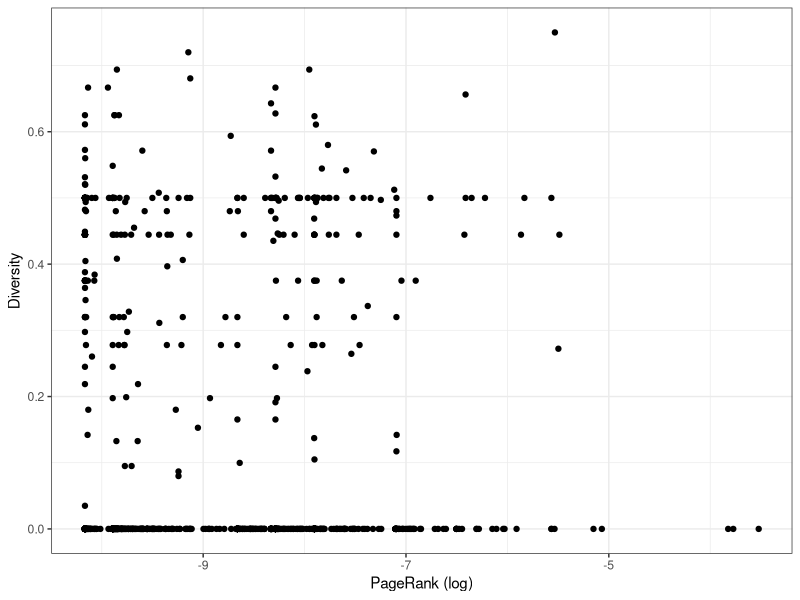
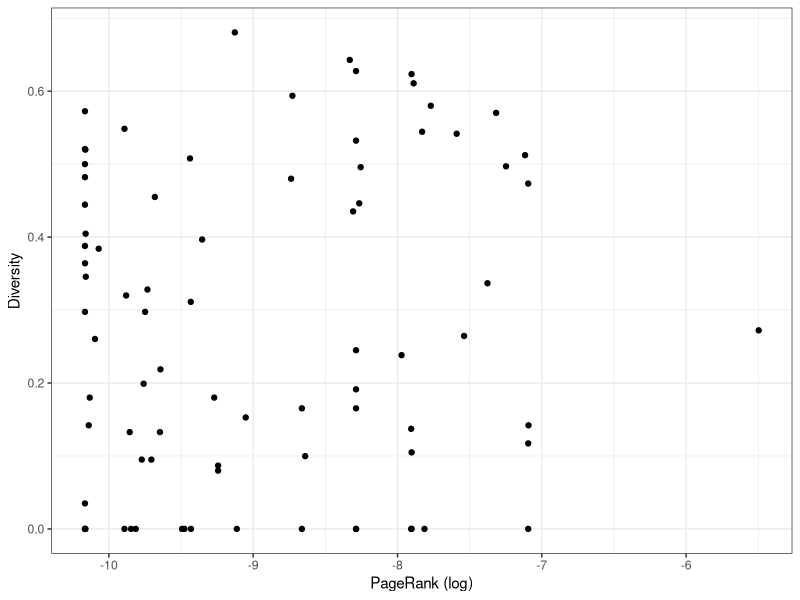
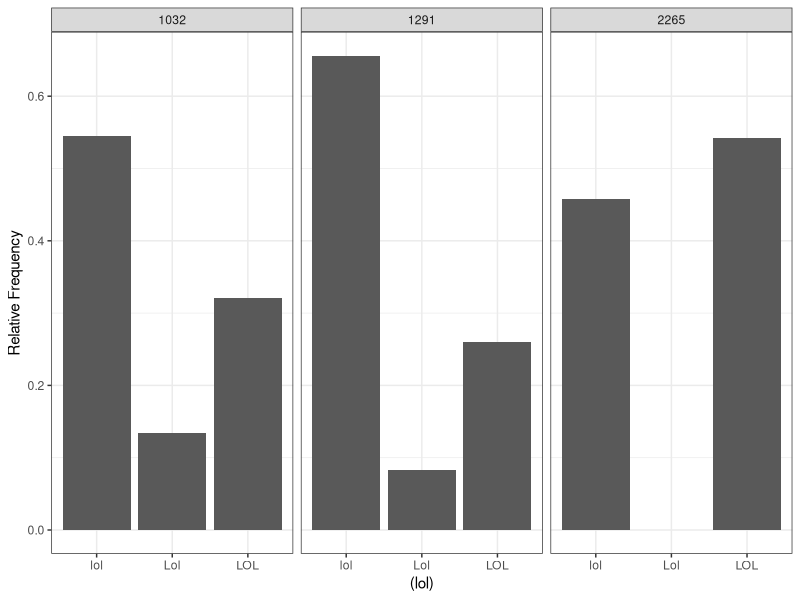
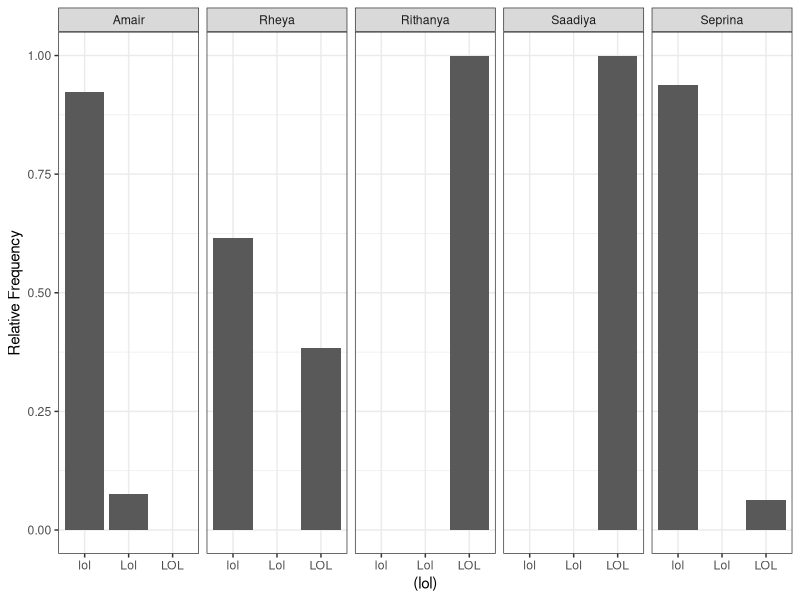
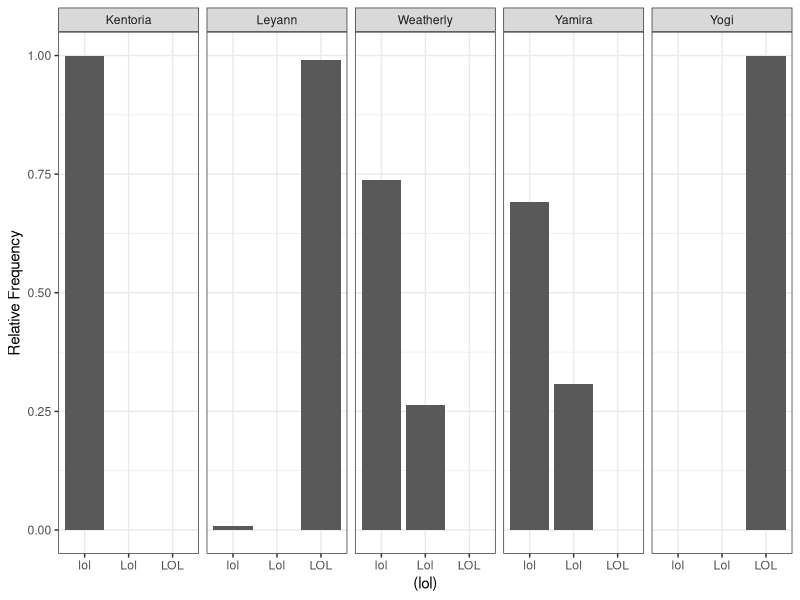

Reproduce these figures in R, in order.
#############################################################
#                                                           #
# This script analyzes Twitter data for variation of the    #
# linguistic variable (lol). Script should be run from the  #
# LaTeX write-up using knitr                                #
#                                                           #
# -Joshua McNeill (joshua dot mcneill at uga dot edu)       #
#                                                           #
#############################################################

## ---- load_packages_functions_data ----
library(knitr)
library(tools)
library(vegan)
library(ggplot2)

## Functions
# Get the Simpson's index of diversity for tokens of (lol)
getDiversity <- function(variants){
  divSimpson <- diversity(table(variants), index = "simpson")
  return(divSimpson)
}

# Get Simpson's index of diversity and centrality for each user individually
getDivByCent <- function(df, speaker, variable, centrality){
  diversities <- aggregate(eval(parse(text = paste0(df, "$", variable))),
                           list(eval(parse(text = paste0(df, "$", speaker)))),
                           getDiversity)
  centralities <- aggregate(eval(parse(text = paste0(df, "$", centrality))),
                            list(eval(parse(text = paste0(df, "$", speaker)))),
                            unique)
  divByCent <- merge(centralities, diversities, by = 1)
  colnames(divByCent) <- c(toTitleCase(speaker), toTitleCase(centrality), "Diversity")
  return(divByCent)
}

# Draw a scatter plot comparing Simpon's index of diversity and a centrality measure
graphDivByCent <- function(df, centrality) {
  divByCent <- getDivByCent(df, "utilisateur", "lol", centrality)
  colnames(divByCent) <- c("User", colnames(divByCent)[2:3])
  ggplot(divByCent,
         aes(x = log(eval(parse(text = toTitleCase(centrality)))),
             y = Diversity)) +
    theme_bw() +
    labs(x = paste(toTitleCase(centrality), "(log)")) +
    geom_point()
}

# Get the mode of a vector
getMode <- function(vector) {
  types <- unique(vector)
  types[which.max(tabulate(match(vector, types)))]
}

## Data
tweets <- read.csv("data/tweetsAnon.csv")
# Subset by orthographic variants of <lol> only
lol <- subset(tweets, grepl("l+(o+|u+|e+|a+w+)l+",
                            lol, perl = TRUE, ignore.case = TRUE))

# Identify active users, producing at least 10 tokens
Active <- data.frame(table(lol$utilisateur) >= 10)
Active$User <- row.names(Active)
usersActive <- Active[Active$table.lol.utilisateur.....10 == TRUE, 2]
rm(Active)
lolActive <- lol[is.element(lol$utilisateur, usersActive),]

# Create a data frame summarizing each community
communitiesModes <- aggregate(lol$lol, list(lol$communaute), getMode)
communitiesDivs <- aggregate(lol$lol, list(lol$communaute), getDiversity)
communitiesSize <- aggregate(lol$utilisateur, list(lol$communaute), unique)
communitiesSize[,3] <- sapply(communitiesSize$x, length)
communitiesModesDivs <- merge(communitiesModes, communitiesDivs, by = 1)
communitiesSummary <- merge(communitiesModesDivs, communitiesSize, by = 1)
rm(list = c("communitiesModes", "communitiesDivs", "communitiesSize", "communitiesModesDivs"))
colnames(communitiesSummary) <- c("Community", "Mode", "Diversity", "Users", "Size")

# Create a data frame summarizing each user
usersCommunities <- aggregate(lol$communaute, list(lol$utilisateur), function(x) head(x, n = 1))
usersModes <- aggregate(lol$lol, list(lol$utilisateur), getMode)
usersDivByCent <- getDivByCent("lol", "utilisateur", "lol", "PageRank")
usersCommsModes <- merge(usersCommunities, usersModes, by = 1)
usersSummary <- merge(usersCommsModes, usersDivByCent, by = 1)
usersSummary$Tokens <- table(lol$utilisateur)
rm(list = c("usersCommunities", "usersModes", "usersDivByCent", "usersCommsModes"))
colnames(usersSummary) <- c("User", "Community", "Mode", "PageRank", "Diversity", "Tokens")

# Create a data frame summarizing community 2265
usersSummary2265 <- usersSummary[usersSummary$Community == 2265,]

# Create a data frame summarizing active users, producing at least 10 tokens
usersSummaryActive <- usersSummary[usersSummary$Tokens >= 10,]

# Subset data frame including only communities that users with the 5 highest and
# 5 lowest PageRanks belong to
lolDistComms <- lol[lol$communaute == 2265 |
                    lol$communaute == 1291 |
                    lol$communaute == 1032,]
# Grab only variants of (lol) over 1
variants <- table(lolDistComms$lol)
variantsGT <- names(variants[variants > 5])
variantsLT <- names(variants[variants <= 5])
lolDistComms <- lolDistComms[lolDistComms$lol == "lol" |
                             lolDistComms$lol == "Lol" |
                             lolDistComms$lol == "LOL",]

# Subset data frame including only users with the 5 highest PageRanks
lolDistUsersHigh <- lol[lol$utilisateur == "Rithanya" |
                        lol$utilisateur == "Amair" |
                        lol$utilisateur == "Rheya" |
                        lol$utilisateur == "Saadiya" |
                        lol$utilisateur == "Seprina",]
lolDistUsersHigh <- lolDistUsersHigh[lolDistUsersHigh$lol == "lol" |
                                     lolDistUsersHigh$lol == "Lol" |
                                     lolDistUsersHigh$lol == "LOL",]

# Subset data frame including only users with the 5 lowest PageRanks
lolDistUsersLow <- lol[lol$utilisateur == "Kentoria" |
                       lol$utilisateur == "Leyann" |
                       lol$utilisateur == "Weatherly" |
                       lol$utilisateur == "Yamira" |
                       lol$utilisateur == "Yogi",]
lolDistUsersLow <- lolDistUsersLow[lolDistUsersLow$lol == "lol" |
                                   lolDistUsersLow$lol == "Lol" |
                                   lolDistUsersLow$lol == "LOL",]

## Analysis
## ---- divByPR_graph ----
graphDivByCent("lol", "PageRank")

## ---- divByPR_graph_active ----
graphDivByCent("lolActive", "PageRank")


## ---- lol_dist_comms ----
ggplot(lolDistComms,
       aes(x = lol)) +
  facet_wrap(.~lolDistComms$communaute, ncol = 3) +
  labs(x = "(lol)", y = "Relative Frequency") +
  theme_bw() +
  geom_bar(aes(y = ..count.. / sapply(PANEL, FUN=function(x) sum(count[PANEL == x]))))

## ---- lol_dist_users_high ----
ggplot(lolDistUsersHigh,
       aes(x = lol)) +
  facet_wrap(.~lolDistUsersHigh$utilisateur, ncol = 5) +
  labs(x = "(lol)", y = "Relative Frequency") +
  theme_bw() +
  geom_bar(aes(y = ..count.. / sapply(PANEL, FUN=function(x) sum(count[PANEL == x]))))

## ---- lol_dist_users_low ----
ggplot(lolDistUsersLow,
       aes(x = lol)) +
  facet_wrap(.~lolDistUsersLow$utilisateur, ncol = 5) +
  labs(x = "(lol)", y = "Relative Frequency") +
  theme_bw() +
  geom_bar(aes(y = ..count.. / sapply(PANEL, FUN=function(x) sum(count[PANEL == x]))))
